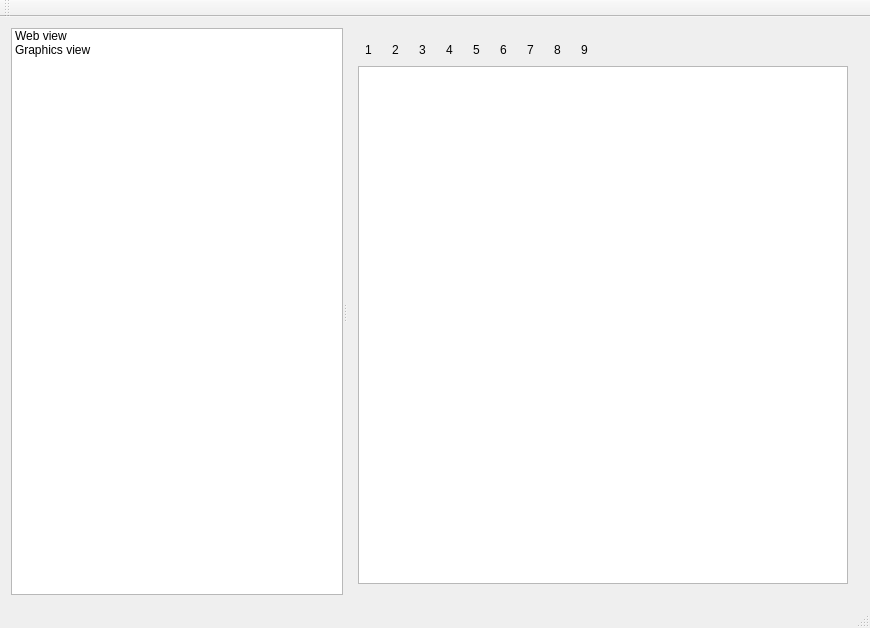
<?xml version="1.0" encoding="UTF-8"?>
<ui version="4.0">
 <class>WebWindow</class>
 <widget class="QMainWindow" name="WebWindow">
  <property name="geometry">
   <rect>
    <x>0</x>
    <y>0</y>
    <width>870</width>
    <height>628</height>
   </rect>
  </property>
  <property name="windowTitle">
   <string>WebWindow</string>
  </property>
  <widget class="QWidget" name="centralWidget">
   <layout class="QVBoxLayout" name="verticalLayout_4">
    <item>
     <widget class="QSplitter" name="splitter">
      <property name="orientation">
       <enum>Qt::Horizontal</enum>
      </property>
      <widget class="QListWidget" name="listWidget">
       <property name="sizePolicy">
        <sizepolicy hsizetype="Maximum" vsizetype="Expanding">
         <horstretch>0</horstretch>
         <verstretch>0</verstretch>
        </sizepolicy>
       </property>
       <item>
        <property name="text">
         <string>Web view</string>
        </property>
       </item>
       <item>
        <property name="text">
         <string>Graphics view</string>
        </property>
       </item>
      </widget>
      <widget class="QStackedWidget" name="stackedWidget">
       <property name="sizePolicy">
        <sizepolicy hsizetype="Expanding" vsizetype="Preferred">
         <horstretch>0</horstretch>
         <verstretch>0</verstretch>
        </sizepolicy>
       </property>
       <property name="currentIndex">
        <number>1</number>
       </property>
       <widget class="QWidget" name="page">
        <layout class="QVBoxLayout" name="verticalLayout">
         <item>
          <layout class="QVBoxLayout" name="simpleBrowserLayout">
           <item>
            <layout class="QHBoxLayout" name="horizontalLayout_4">
             <item>
              <widget class="QToolButton" name="toolButton_10">
               <property name="text">
                <string>10</string>
               </property>
               <property name="autoRaise">
                <bool>true</bool>
               </property>
              </widget>
             </item>
             <item>
              <widget class="QToolButton" name="toolButton_11">
               <property name="text">
                <string>11</string>
               </property>
               <property name="autoRaise">
                <bool>true</bool>
               </property>
              </widget>
             </item>
             <item>
              <widget class="QToolButton" name="toolButton_12">
               <property name="text">
                <string>12</string>
               </property>
               <property name="autoRaise">
                <bool>true</bool>
               </property>
              </widget>
             </item>
             <item>
              <widget class="QToolButton" name="toolButton_13">
               <property name="text">
                <string>13</string>
               </property>
               <property name="autoRaise">
                <bool>true</bool>
               </property>
              </widget>
             </item>
             <item>
              <widget class="QToolButton" name="toolButton_14">
               <property name="text">
                <string>14</string>
               </property>
               <property name="autoRaise">
                <bool>true</bool>
               </property>
              </widget>
             </item>
             <item>
              <widget class="QToolButton" name="toolButton_15">
               <property name="text">
                <string>15</string>
               </property>
               <property name="autoRaise">
                <bool>true</bool>
               </property>
              </widget>
             </item>
             <item>
              <widget class="QToolButton" name="toolButton_16">
               <property name="text">
                <string>16</string>
               </property>
               <property name="autoRaise">
                <bool>true</bool>
               </property>
              </widget>
             </item>
             <item>
              <widget class="QToolButton" name="toolButton_17">
               <property name="text">
                <string>17</string>
               </property>
               <property name="autoRaise">
                <bool>true</bool>
               </property>
              </widget>
             </item>
             <item>
              <widget class="QToolButton" name="toolButton_18">
               <property name="text">
                <string>18</string>
               </property>
               <property name="autoRaise">
                <bool>true</bool>
               </property>
              </widget>
             </item>
             <item>
              <widget class="QToolButton" name="toolButton_19">
               <property name="text">
                <string>19</string>
               </property>
               <property name="autoRaise">
                <bool>true</bool>
               </property>
              </widget>
             </item>
             <item>
              <spacer name="horizontalSpacer_2">
               <property name="orientation">
                <enum>Qt::Horizontal</enum>
               </property>
               <property name="sizeHint" stdset="0">
                <size>
                 <width>40</width>
                 <height>20</height>
                </size>
               </property>
              </spacer>
             </item>
            </layout>
           </item>
          </layout>
         </item>
        </layout>
       </widget>
       <widget class="QWidget" name="page_2">
        <layout class="QVBoxLayout" name="verticalLayout_3">
         <item>
          <layout class="QVBoxLayout" name="verticalLayout_2">
           <item>
            <layout class="QHBoxLayout" name="horizontalLayout_2">
             <item>
              <widget class="QToolButton" name="toolButton">
               <property name="text">
                <string>1</string>
               </property>
               <property name="autoRaise">
                <bool>true</bool>
               </property>
              </widget>
             </item>
             <item>
              <widget class="QToolButton" name="toolButton_2">
               <property name="text">
                <string>2</string>
               </property>
               <property name="autoRaise">
                <bool>true</bool>
               </property>
              </widget>
             </item>
             <item>
              <widget class="QToolButton" name="toolButton_3">
               <property name="text">
                <string>3</string>
               </property>
               <property name="autoRaise">
                <bool>true</bool>
               </property>
              </widget>
             </item>
             <item>
              <widget class="QToolButton" name="toolButton_4">
               <property name="text">
                <string>4</string>
               </property>
               <property name="autoRaise">
                <bool>true</bool>
               </property>
              </widget>
             </item>
             <item>
              <widget class="QToolButton" name="toolButton_5">
               <property name="text">
                <string>5</string>
               </property>
               <property name="autoRaise">
                <bool>true</bool>
               </property>
              </widget>
             </item>
             <item>
              <widget class="QToolButton" name="toolButton_6">
               <property name="text">
                <string>6</string>
               </property>
               <property name="autoRaise">
                <bool>true</bool>
               </property>
              </widget>
             </item>
             <item>
              <widget class="QToolButton" name="toolButton_7">
               <property name="text">
                <string>7</string>
               </property>
               <property name="autoRaise">
                <bool>true</bool>
               </property>
              </widget>
             </item>
             <item>
              <widget class="QToolButton" name="toolButton_8">
               <property name="text">
                <string>8</string>
               </property>
               <property name="autoRaise">
                <bool>true</bool>
               </property>
              </widget>
             </item>
             <item>
              <widget class="QToolButton" name="toolButton_9">
               <property name="text">
                <string>9</string>
               </property>
               <property name="autoRaise">
                <bool>true</bool>
               </property>
              </widget>
             </item>
             <item>
              <spacer name="horizontalSpacer">
               <property name="orientation">
                <enum>Qt::Horizontal</enum>
               </property>
               <property name="sizeHint" stdset="0">
                <size>
                 <width>40</width>
                 <height>20</height>
                </size>
               </property>
              </spacer>
             </item>
            </layout>
           </item>
           <item>
            <widget class="QGraphicsView" name="graphicsView"/>
           </item>
          </layout>
         </item>
        </layout>
       </widget>
      </widget>
     </widget>
    </item>
   </layout>
  </widget>
  <widget class="QMenuBar" name="menuBar">
   <property name="geometry">
    <rect>
     <x>0</x>
     <y>0</y>
     <width>870</width>
     <height>24</height>
    </rect>
   </property>
  </widget>
  <widget class="QToolBar" name="mainToolBar">
   <attribute name="toolBarArea">
    <enum>TopToolBarArea</enum>
   </attribute>
   <attribute name="toolBarBreak">
    <bool>false</bool>
   </attribute>
  </widget>
  <widget class="QStatusBar" name="statusBar"/>
 </widget>
 <layoutdefault spacing="6" margin="11"/>
 <resources/>
 <connections/>
</ui>
